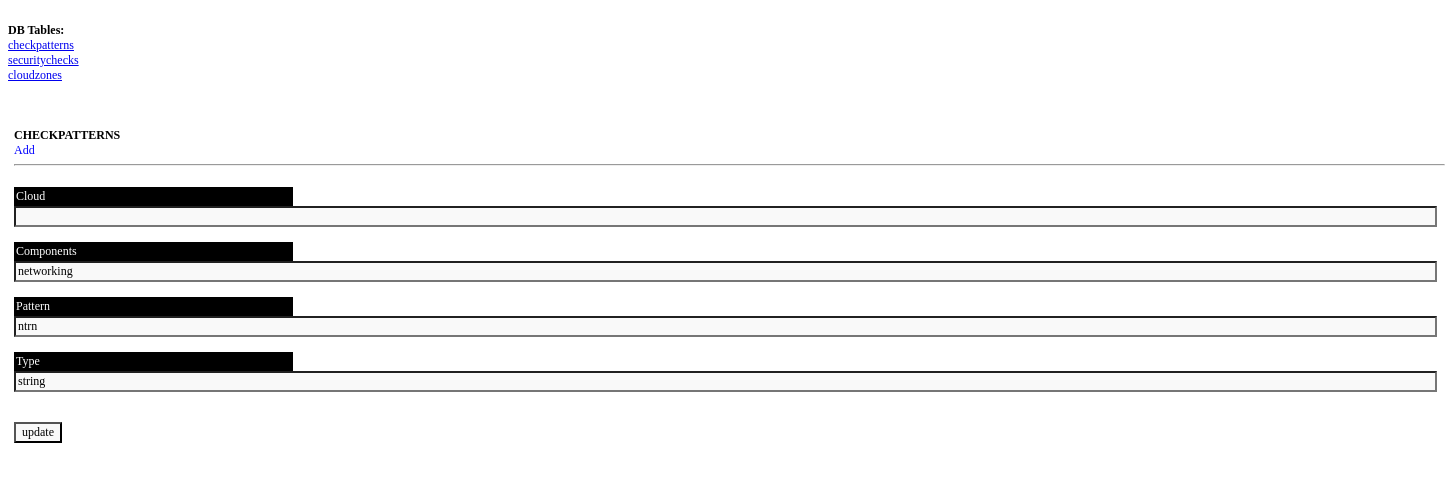
Page /apache/html/db.php?cat=checkpatterns&cmd=update&id=9 on the committed database.
### tables this page shows
CREATE TABLE `checkPatterns` (
  `id` int(11) NOT NULL AUTO_INCREMENT,
  `type` varchar(16) NOT NULL,
  `pattern` varchar(32) NOT NULL,
  `components` varchar(256) NOT NULL,
  PRIMARY KEY (`id`)
);

### apache/html/inc/db.class/_class.checkpatterns.php (called while the page is built, shortened)
<?php
        class CheckPattern extends Gen
        {
                function __construct()
                {
                        $this->table_name       =       'checkPatterns';
                }
        }

### apache/html/inc/db.class/_class.general_db.php (called while the page is built, shortened)
<?php
        class Gen
        {
                var $table_name;
                var $data_array;
                function load_all($where)
                {
                        global $row_nums, $dbconn;
                        if(empty($where))
                        {
                                $where_str = NULL;
                        }
                        else
                        {
                                $where_str = $where;
                        }
                        $q = "SELECT * FROM $this->table_name $where_str";
                        $res = mysqli_query($dbconn, $q) or die('load_all: '.mysqli_error($dbconn));
                        while($row = mysqli_fetch_assoc($res))
                        {
                                $this->data_array[] = $row;
                        }
                                return $this->data_array;
                }
        }
?>

### apache/html/inc/_backend_functions.php (the view, shortened to what this page needs)
<?php
        function prn_frm_end()
        {
           echo "<br><br><span=\"width: 100%; text-align: right;\"><input type=submit value=update /></form>";
        }
	function prn_frm_top()
	{
           if($_GET['cmd'] != 'add') {
?>
<form enctype="multipart/form-data" action="<?php echo $_SERVER[PHP_SELF]; ?>?cat=<?php echo $_GET[cat]; ?>&cmd=<?php echo $_GET[cmd]; ?>&id=<?php echo $_GET[id]; ?>" method="post">
<?php
          }
?>
<?php
	}
	function frm_txt($classvar, $label, $name, $size)
	{
		echo "<br><div class=tblfield>".$label." <a name=".$name.">&nbsp;</a></div>";
		echo "<div class=tblvalue><input type=text name=$name size=$size value=\"".htmlentities($classvar->data_array[0][$name])."\" /></div>"."\r\n";
		return;
	}
?>
<?php
	function prn_dbdata($cat, $classvar, $classname, $num_sort, $other_sort, $order, $shfields, $display)
	{
		$classvar = new $classname;
		if(isset($_GET['id']))
		{
			$classvar->load_all("WHERE $num_sort = $_GET[id]");
			require_once('inc/_'.$cat.'_form.php');
		}
	}
?>

### apache/html/rsc/_main_style.css (style rules this page uses)
body,table, select, input, option { font-size: 12px; font-family: "Trebuchet MS"; }
input, select, option { background: #f9f9f9; }
.tblfield { width: 275px; padding: 2px; background: black; color: white; }
#left a,#main a,#leftnav a { text-decoration: none; color: #00f; }

### rows in the picture
checkpatterns: components "networking", pattern "ntrn", type "string"

### other values in the picture
$aint "checkpatterns"
$aint "securitychecks"
$aint "cloudzones"
str_replace('_', ' ', $_GET['cat']) "CHECKPATTERNS"
$label "Cloud Components Pattern Type"
